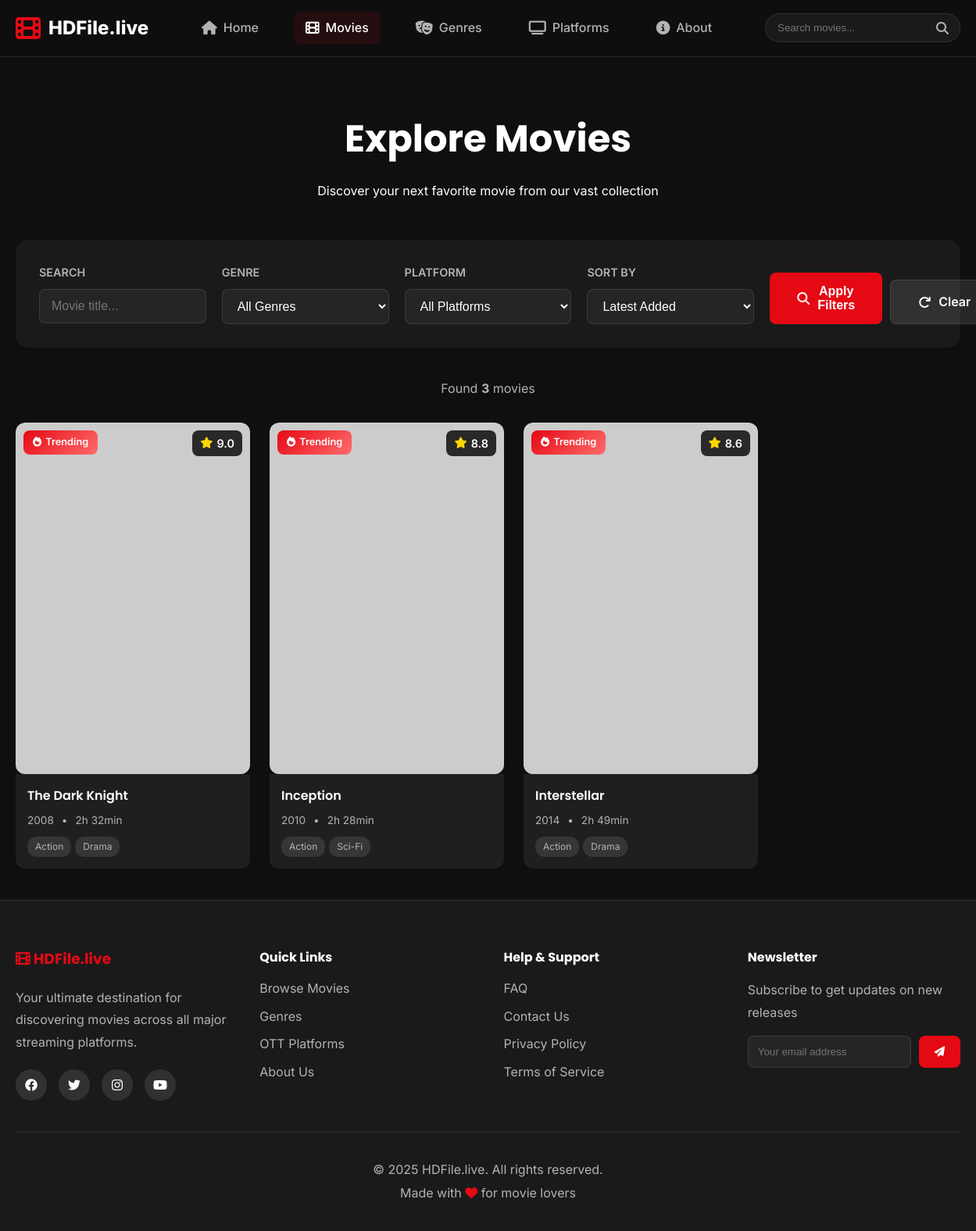
/pages/movies.php, run on the app's committed database.
### tables this page shows
CREATE TABLE movies (
    id INT PRIMARY KEY AUTO_INCREMENT,
    title VARCHAR(255) NOT NULL,
    slug VARCHAR(255) UNIQUE NOT NULL,
    description TEXT,
    release_year INT,
    duration VARCHAR(20),
    rating DECIMAL(3,1),
    poster_url VARCHAR(500),
    banner_url VARCHAR(500),
    trailer_url VARCHAR(500),
    watch_links TEXT,
    is_featured BOOLEAN DEFAULT 0,
    is_trending BOOLEAN DEFAULT 0,
    views INT DEFAULT 0,
    created_at TIMESTAMP DEFAULT CURRENT_TIMESTAMP,
    updated_at TIMESTAMP DEFAULT CURRENT_TIMESTAMP ON UPDATE CURRENT_TIMESTAMP
);

CREATE TABLE genres (
    id INT PRIMARY KEY AUTO_INCREMENT,
    name VARCHAR(100) UNIQUE NOT NULL,
    slug VARCHAR(100) UNIQUE NOT NULL,
    description TEXT,
    icon VARCHAR(50),
    color VARCHAR(20)
);

### includes/functions.php (called while the page is built, shortened)
<?php
function getMovies($pdo, $filters = [], $limit = null) {
    $sql = "SELECT DISTINCT m.* FROM movies m WHERE 1=1";
    $params = [];
    $sql .= " ORDER BY m.created_at DESC";
    $stmt = $pdo->prepare($sql);
    $stmt->execute($params);
    return $stmt->fetchAll();
}
function getMovieGenres($pdo, $movieId) {
    $stmt = $pdo->prepare("
        SELECT g.* FROM genres g
        INNER JOIN movie_genres mg ON g.id = mg.genre_id
        WHERE mg.movie_id = ?
    ");
    $stmt->execute([$movieId]);
    return $stmt->fetchAll();
}
function getAllGenres($pdo) {
    $stmt = $pdo->query("SELECT * FROM genres ORDER BY name");
    return $stmt->fetchAll();
}
?>

### pages/movies.php (the view, shortened to what this page needs)
<?php
require_once '../includes/header.php';
$allGenres = getAllGenres($pdo);
$searchQuery = $_GET['search'] ?? '';
$sortBy = $_GET['sort'] ?? 'latest';
$filters = [];
$movies = getMovies($pdo, $filters);
?>
<div class="movies-page">
    <div class="container">
        <div class="movies-header" data-aos="fade-up">
            <h1>Explore Movies</h1>
            <p>Discover your next favorite movie from our vast collection</p>
        </div>
        <div class="filter-section" data-aos="fade-up">
            <form method="GET" action="">
                <div class="filter-grid">
                    <div class="filter-group">
                        <label>Search</label>
                        <input type="text" name="search" placeholder="Movie title..." value="<?= htmlspecialchars($searchQuery) ?>">
                    </div>
                    <div class="filter-group">
                        <label>Genre</label>
                        <select name="genre">
                            <option value="">All Genres</option>
                        </select>
                    </div>
                    <div class="filter-group">
                        <label>Platform</label>
                        <select name="ott">
                            <option value="">All Platforms</option>
                        </select>
                    </div>
                    <div class="filter-group">
                        <label>Sort By</label>
                        <select name="sort">
                            <option value="latest" <?= $sortBy === 'latest' ? 'selected' : '' ?>>Latest Added</option>
                        </select>
                    </div>
                    <div class="filter-actions">
                        <button type="submit" class="btn btn-primary">
                            <i class="fas fa-search"></i> Apply Filters
                        </button>
                        <a href="movies.php" class="btn btn-secondary">
                            <i class="fas fa-redo"></i> Clear
                        </a>
                    </div>
                </div>
            </form>
        </div>
        <?php if (!empty($movies)): ?>
            <div class="movies-count">
                Found <strong><?= count($movies) ?></strong> movie<?= count($movies) != 1 ? 's' : '' ?>
            </div>
        <?php endif; ?>
        <?php if (!empty($movies)): ?>
            <div class="movie-grid">
                <?php foreach ($movies as $index => $movie):
                    $movieGenres = getMovieGenres($pdo, $movie['id']);
                ?>
                    <div class="movie-card" data-aos="fade-up" data-aos-delay="<?= ($index % 6) * 50 ?>">
                        <div class="movie-poster">
                            <div class="rating-badge">
                                <i class="fas fa-star"></i> <?= $movie['rating'] ?>
                            </div>
                            <?php if ($movie['is_trending']): ?>
                                <div class="trending-badge">
                                    <i class="fas fa-fire"></i> Trending
                                </div>
                            <?php endif; ?>
                        </div>
                        <div class="movie-info">
                            <h3 class="movie-title"><?= htmlspecialchars($movie['title']) ?></h3>
                            <div class="movie-meta">
                                <span><?= $movie['release_year'] ?></span>
                                <span>•</span>
                                <span><?= $movie['duration'] ?></span>
                            </div>
                            <div class="movie-genres">
                                <?php foreach (array_slice($movieGenres, 0, 2) as $genre): ?>
                                    <span class="genre-badge"><?= htmlspecialchars($genre['name']) ?></span>
                                <?php endforeach; ?>
                            </div>
                        </div>
                    </div>
                <?php endforeach; ?>
            </div>
        <?php endif; ?>
    </div>
</div>
<?php include '../includes/footer.php'; ?>

### assets/css/style.css (style rules this page uses)
:root { --primary-bg: #0F0F0F; --secondary-bg: #1A1A1A; --card-bg: #1F1F1F; --accent-color: #E50914; --accent-hover: #ff0a16; --text-primary: #FFFFFF; --text-secondary: #B3B3B3; --border-color: rgba(255, 255, 255, 0.1); --hover-transform: scale(1.05); --transition-speed: 0.3s; --gradient-1: linear-gradient(135deg, #E50914 0%, #ff6b6b 100%); --gradient-2: linear-gradient(135deg, #00D9FF 0%, #0066ff 100%); }
* { margin: 0; padding: 0; box-sizing: border-box; }
body { font-family: 'Inter', sans-serif; background-color: var(--primary-bg); color: var(--text-primary); line-height: 1.6; overflow-x: hidden; }
h1, h2, h3, h4, h5, h6 { font-family: 'Poppins', sans-serif; font-weight: 700; }
a { text-decoration: none; color: inherit; transition: all var(--transition-speed); }
.container { max-width: 1400px; margin: 0 auto; padding: 0 20px; }
.btn { padding: 15px 35px; border-radius: 8px; font-weight: 600; font-size: 1rem; cursor: pointer; border: none; display: inline-flex; align-items: center; gap: 10px; transition: all 0.3s; }
.btn-primary { background: var(--accent-color); color: var(--text-primary); }
.btn-secondary { background: rgba(255, 255, 255, 0.1); color: var(--text-primary); border: 1px solid var(--border-color); }
.movie-grid { display: grid; grid-template-columns: repeat(auto-fill, minmax(200px, 1fr)); gap: 25px; }
.movie-card { position: relative; border-radius: 12px; overflow: hidden; cursor: pointer; transition: all 0.3s; width: 300px; min-height: 500px; }
.movie-poster { position: relative; width: 100%; height: 450px; aspect-ratio: 2/3; overflow: hidden; background: #1A1A1A; border-radius: 12px; }
.rating-badge { position: absolute; top: 10px; right: 10px; background: rgba(0, 0, 0, 0.8); padding: 5px 10px; border-radius: 8px; display: flex; align-items: center; gap: 5px; font-size: 0.9rem; font-weight: 600; }
.rating-badge i { color: #FFD700; }
.trending-badge { position: absolute; top: 10px; left: 10px; background: var(--gradient-1); padding: 5px 12px; border-radius: 8px; font-size: 0.8rem; font-weight: 600; display: flex; align-items: center; gap: 5px; }
.movie-info { padding: 15px; background: var(--card-bg); }
.movie-title { font-size: 1rem; font-weight: 600; margin-bottom: 8px; overflow: hidden; text-overflow: ellipsis; white-space: nowrap; }
.movie-meta { display: flex; gap: 10px; font-size: 0.85rem; color: var(--text-secondary); margin-bottom: 10px; }
.movie-genres { display: flex; flex-wrap: wrap; gap: 5px; }
.genre-badge { background: rgba(255, 255, 255, 0.1); padding: 3px 10px; border-radius: 12px; font-size: 0.75rem; color: var(--text-secondary); }

### assets/css/responsive.css (style rules this page uses)
@media (max-width: 1399px) { .movie-grid { grid-template-columns: repeat(5, 1fr); } }

### assets/css/animations.css (style rules this page uses)
* { transition: background-color 0.3s ease, color 0.3s ease, border-color 0.3s ease; }

### pages/movies.php (style rules this page uses)
.movies-page { margin-top: 100px; padding: 40px 0; }
.movies-header { text-align: center; margin-bottom: 50px; }
.movies-header h1 { font-size: 3rem; margin-bottom: 15px; }
.filter-section { background: var(--secondary-bg); padding: 30px; border-radius: 15px; margin-bottom: 40px; }
.filter-grid { display: grid; grid-template-columns: repeat(auto-fit, minmax(200px, 1fr)); gap: 20px; }
.filter-group { display: flex; flex-direction: column; gap: 10px; }
.filter-group label { font-weight: 600; color: var(--text-secondary); font-size: 0.9rem; text-transform: uppercase; }
.filter-group select, .filter-group input { padding: 12px 15px; background: rgba(255,255,255,0.05); border: 1px solid var(--border-color); border-radius: 8px; color: var(--text-primary); font-size: 1rem; }
.filter-actions { display: flex; gap: 10px; align-items: flex-end; }
.movies-count { text-align: center; color: var(--text-secondary); margin-bottom: 30px; }

### data on the page
movies: rating "9.0", is_trending 1 (drawn), title "The Dark Knight", release_year "2008", duration "2h 32min"
genres: name "Action"
genres: name "Drama"
movies: rating "8.8", is_trending 1 (drawn), title "Inception", release_year "2010", duration "2h 28min"
genres: name "Sci-Fi"
movies: rating "8.6", is_trending 1 (drawn), title "Interstellar", release_year "2014", duration "2h 49min"

### other printed values
SITE_NAME "HDFile.live"
count($movies) "3"
